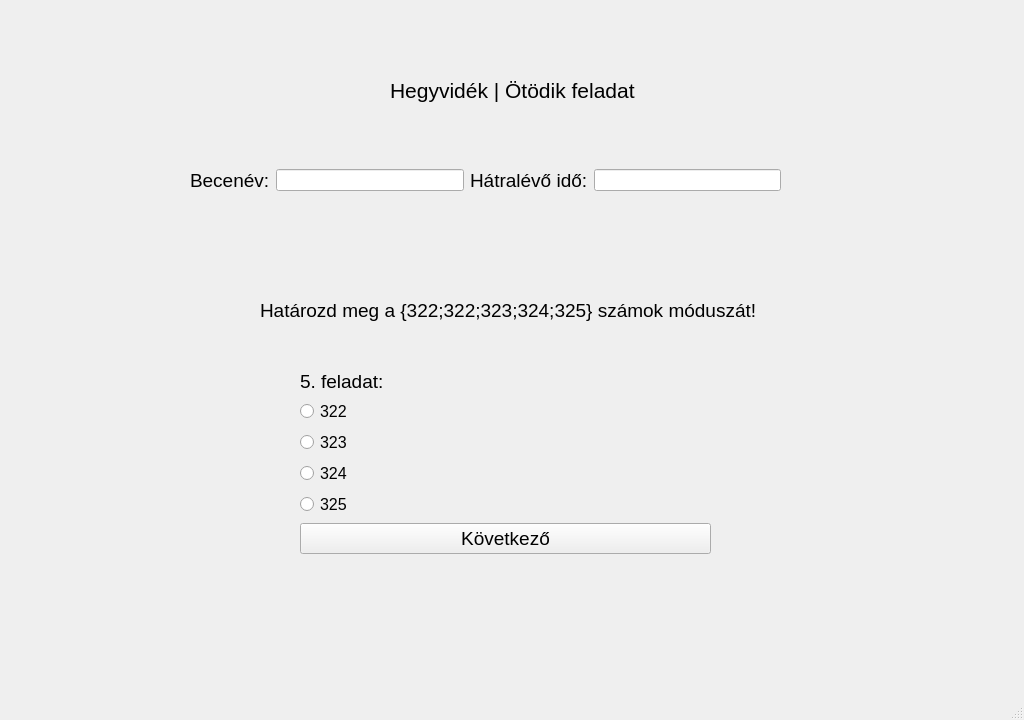
<?xml version="1.0" encoding="UTF-8"?>
<ui version="4.0">
 <class>ques1</class>
 <widget class="QMainWindow" name="ques1">
  <property name="geometry">
   <rect>
    <x>0</x>
    <y>0</y>
    <width>1024</width>
    <height>720</height>
   </rect>
  </property>
  <property name="windowTitle">
   <string>Játékos matematikai gyakorlóprogram</string>
  </property>
  <widget class="QWidget" name="centralwidget">
   <widget class="QLabel" name="label">
    <property name="geometry">
     <rect>
      <x>0</x>
      <y>-10</y>
      <width>1024</width>
      <height>720</height>
     </rect>
    </property>
    <property name="text">
     <string/>
    </property>
    <property name="pixmap">
     <pixmap>../szakdoga hátterek/game-background-cartoon-game-design-nature-asset-vector.jpg</pixmap>
    </property>
    <property name="scaledContents">
     <bool>true</bool>
    </property>
   </widget>
   <widget class="QLabel" name="label_4">
    <property name="geometry">
     <rect>
      <x>390</x>
      <y>70</y>
      <width>251</width>
      <height>41</height>
     </rect>
    </property>
    <property name="sizePolicy">
     <sizepolicy hsizetype="Expanding" vsizetype="Preferred">
      <horstretch>0</horstretch>
      <verstretch>0</verstretch>
     </sizepolicy>
    </property>
    <property name="font">
     <font>
      <pointsize>16</pointsize>
     </font>
    </property>
    <property name="cursor">
     <cursorShape>ArrowCursor</cursorShape>
    </property>
    <property name="text">
     <string>Hegyvidék | Ötödik feladat</string>
    </property>
   </widget>
   <widget class="QWidget" name="horizontalLayoutWidget">
    <property name="geometry">
     <rect>
      <x>190</x>
      <y>140</y>
      <width>591</width>
      <height>81</height>
     </rect>
    </property>
    <layout class="QHBoxLayout" name="horizontalLayout">
     <item>
      <widget class="QLabel" name="label_2">
       <property name="font">
        <font>
         <pointsize>14</pointsize>
        </font>
       </property>
       <property name="text">
        <string>Becenév:</string>
       </property>
      </widget>
     </item>
     <item>
      <widget class="QLineEdit" name="T1">
       <property name="sizePolicy">
        <sizepolicy hsizetype="Expanding" vsizetype="Fixed">
         <horstretch>0</horstretch>
         <verstretch>0</verstretch>
        </sizepolicy>
       </property>
      </widget>
     </item>
     <item>
      <widget class="QLabel" name="label_3">
       <property name="font">
        <font>
         <pointsize>14</pointsize>
        </font>
       </property>
       <property name="text">
        <string>Hátralévő idő:</string>
       </property>
      </widget>
     </item>
     <item>
      <widget class="QLineEdit" name="T2">
       <property name="sizePolicy">
        <sizepolicy hsizetype="Expanding" vsizetype="Fixed">
         <horstretch>0</horstretch>
         <verstretch>0</verstretch>
        </sizepolicy>
       </property>
      </widget>
     </item>
    </layout>
   </widget>
   <widget class="QWidget" name="formLayoutWidget">
    <property name="geometry">
     <rect>
      <x>300</x>
      <y>370</y>
      <width>411</width>
      <height>251</height>
     </rect>
    </property>
    <layout class="QFormLayout" name="formLayout">
     <property name="labelAlignment">
      <set>Qt::AlignLeading|Qt::AlignLeft|Qt::AlignTop</set>
     </property>
     <item row="1" column="0">
      <widget class="QLabel" name="label_5">
       <property name="font">
        <font>
         <pointsize>14</pointsize>
        </font>
       </property>
       <property name="text">
        <string>5. feladat:</string>
       </property>
      </widget>
     </item>
     <item row="2" column="0">
      <widget class="QRadioButton" name="R1">
       <property name="font">
        <font>
         <pointsize>12</pointsize>
        </font>
       </property>
       <property name="text">
        <string>322</string>
       </property>
      </widget>
     </item>
     <item row="3" column="0">
      <widget class="QRadioButton" name="R2">
       <property name="font">
        <font>
         <pointsize>12</pointsize>
        </font>
       </property>
       <property name="text">
        <string>323</string>
       </property>
      </widget>
     </item>
     <item row="4" column="0">
      <widget class="QRadioButton" name="R3">
       <property name="font">
        <font>
         <pointsize>12</pointsize>
        </font>
       </property>
       <property name="text">
        <string>324</string>
       </property>
      </widget>
     </item>
     <item row="6" column="0" colspan="2">
      <widget class="QPushButton" name="B1">
       <property name="font">
        <font>
         <pointsize>14</pointsize>
        </font>
       </property>
       <property name="text">
        <string>Következő</string>
       </property>
      </widget>
     </item>
     <item row="5" column="0">
      <widget class="QRadioButton" name="R4">
       <property name="font">
        <font>
         <pointsize>12</pointsize>
        </font>
       </property>
       <property name="text">
        <string>325</string>
       </property>
      </widget>
     </item>
    </layout>
   </widget>
   <widget class="QLabel" name="label_6">
    <property name="geometry">
     <rect>
      <x>260</x>
      <y>270</y>
      <width>501</width>
      <height>81</height>
     </rect>
    </property>
    <property name="font">
     <font>
      <pointsize>14</pointsize>
     </font>
    </property>
    <property name="text">
     <string>Határozd meg a {322;322;323;324;325} számok móduszát!</string>
    </property>
    <property name="scaledContents">
     <bool>true</bool>
    </property>
   </widget>
  </widget>
  <widget class="QMenuBar" name="menubar">
   <property name="geometry">
    <rect>
     <x>0</x>
     <y>0</y>
     <width>1024</width>
     <height>21</height>
    </rect>
   </property>
  </widget>
  <widget class="QStatusBar" name="statusbar"/>
 </widget>
 <resources/>
 <connections/>
</ui>
